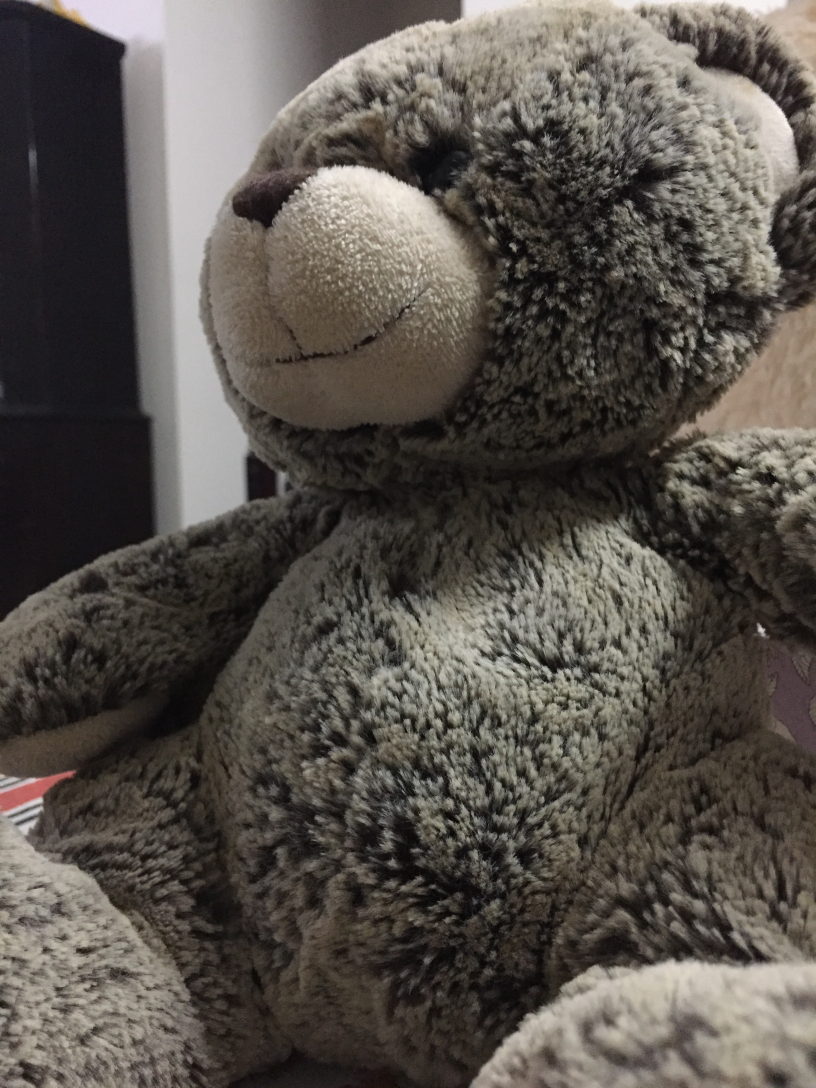
#> input picture offline-1-linear-algebra/image.JPG, 2448 x 3264 px (shown at 1/3 size)
$ python image_reconstruction.py
#> lines starting #> are read from the running program, lines starting #| are printed output that depends on the picture
import cv2 as cv
import numpy as np
import matplotlib.pyplot as plt

def low_rank_approximation(A, k):
    U, S, V_T = np.linalg.svd(A)
    U_k = U[:, :k]
    S_k = np.diag(S[:k])
    V_T_k = V_T[:k, :]
    A_k = U_k.dot(S_k).dot(V_T_k)
    return A_k

if __name__ == "__main__":
    image = cv.imread("image.JPG", cv.IMREAD_GRAYSCALE)
#> image: shape (3264, 2448); min 0, max 251, mean 83.8
    # show the imgae
    # cv.imshow("image", image)
    # cv.waitKey(0)
    image = cv.resize(image, (1000, 1300))
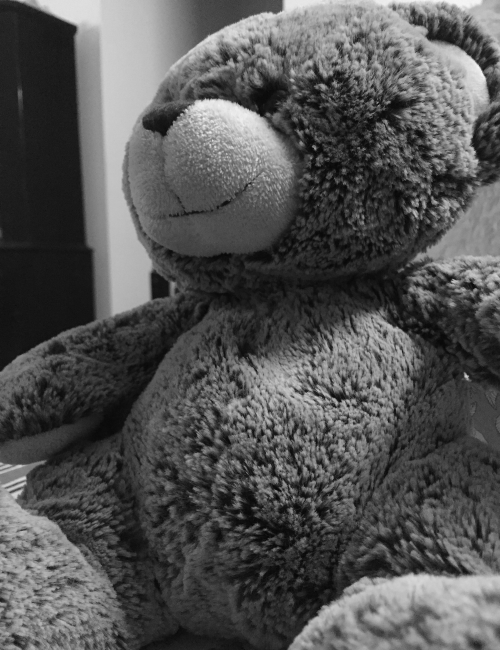
#> image: shape (1300, 1000) (shown at 1/2 size); min 1, max 251, mean 83.6
    image = np.array(image)
    k_list = [1, 2, 5, 10, 20, 30, 50, 100, 150, 200, 500, 900]
    c = 3
    fig, ax = plt.subplots(len(k_list)//c, c, figsize=(15, 15))

    for  i, k in enumerate(k_list):
        reconstructed_image = low_rank_approximation(image, k)
        ax[i//c, i%c].imshow(reconstructed_image, cmap='gray')
        ax[i//c, i%c].set_title(f"k = {k}")
#> this loop made 12 passes
#> S_k in low_rank_approximation on passes 1 to 2: [100615], [[100615, 0], [0, 29680.4]]
#> pass 1, in low_rank_approximation, `U, S, V_T = np.linalg.svd(A)`:
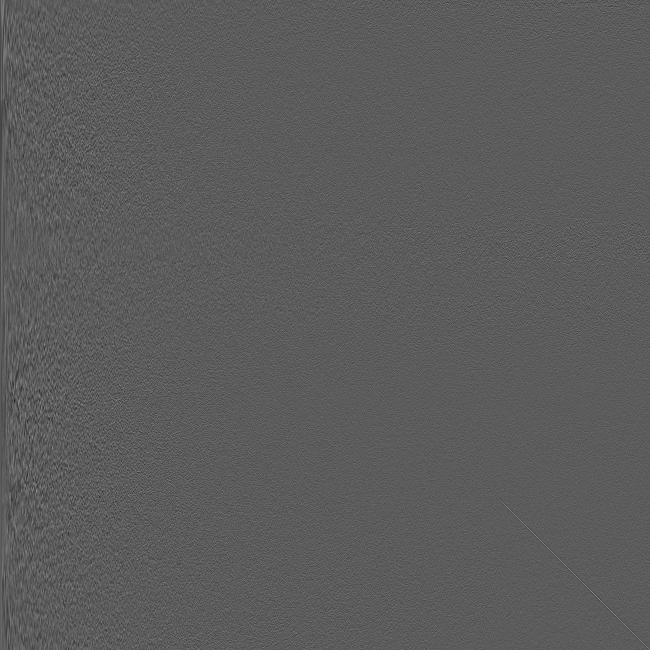
#> U: shape (1300, 1300) float64 (shown at 1/2 size); min -0.159, max 0.281, mean -2.39e-05; drawn with min black and max white
#> pass 1, in low_rank_approximation, `U, S, V_T = np.linalg.svd(A)`:
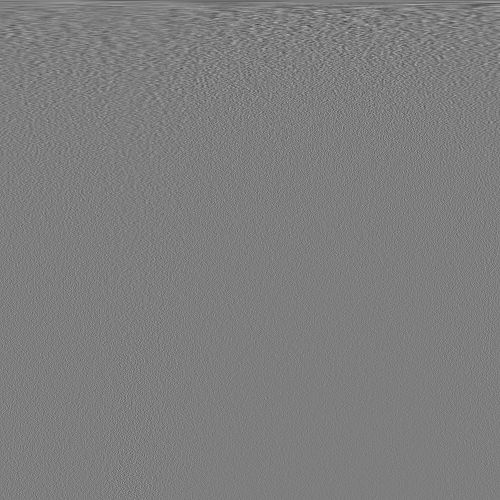
#> V_T: shape (1000, 1000) float64 (shown at 1/2 size); min -0.211, max 0.214, mean -2.44e-05; drawn with min black and max white
#> pass 1, in low_rank_approximation, `A_k = U_k.dot(S_k).dot(V_T_k)`:
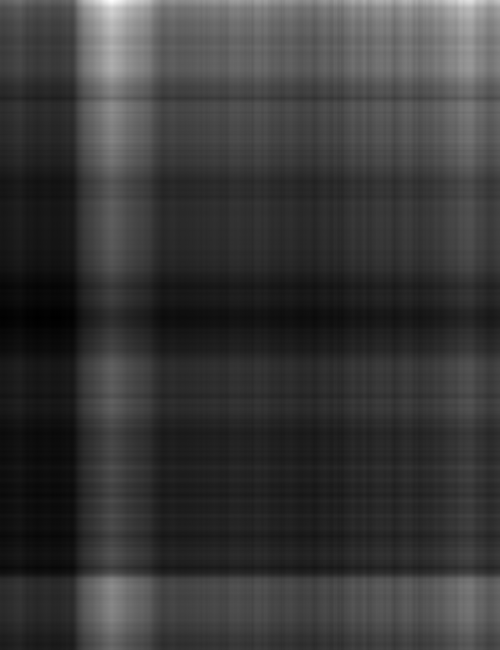
#> A_k: shape (1300, 1000) float64 (shown at 1/2 size); min 31.64, max 261.9, mean 83.4; drawn with min black and max white
#> pass 2, in low_rank_approximation (call 2), `A_k = U_k.dot(S_k).dot(V_T_k)`:
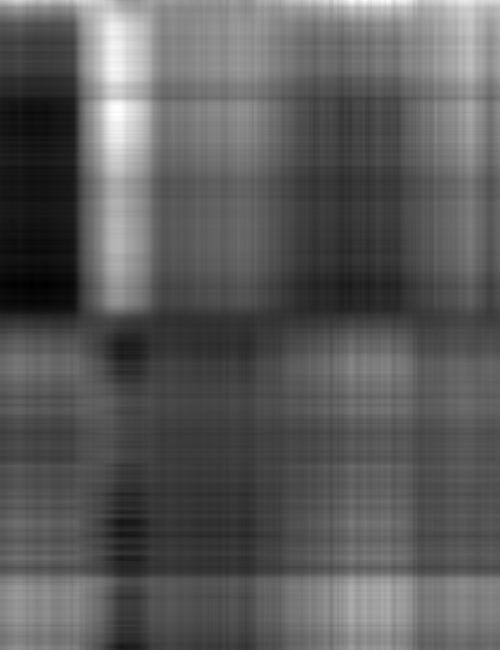
#> A_k: shape (1300, 1000) float64 (shown at 1/2 size); min -4.3, max 240.5, mean 83.5; drawn with min black and max white
    # save plot to pdf
    plt.savefig("image_reconstruction.jpg")
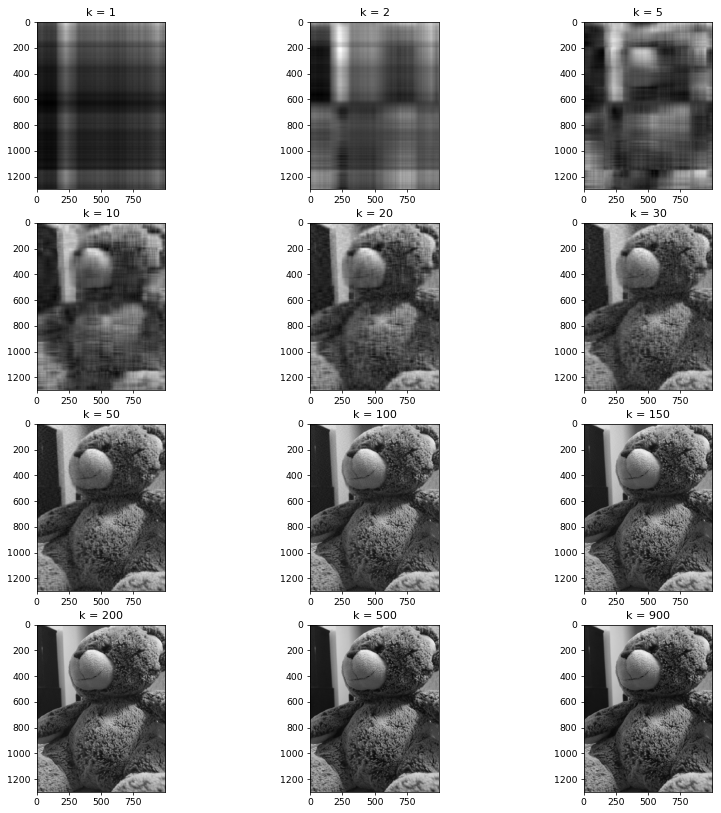
#> figure drawn by matplotlib, 12 panels
